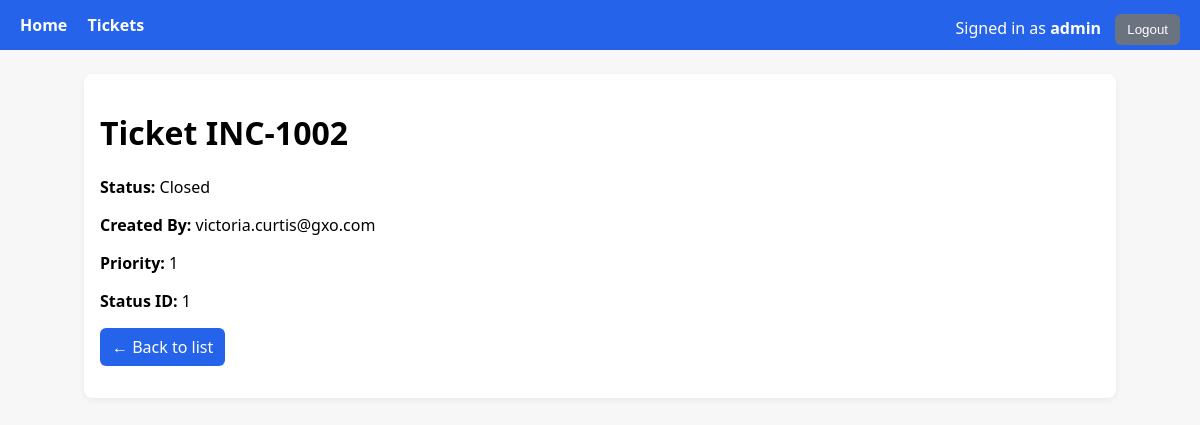
Page /INC-1002 (signed in) on the committed database.
### tables this page shows
CREATE TABLE users (
    id INTEGER PRIMARY KEY AUTOINCREMENT,
    username TEXT NOT NULL UNIQUE,
    password_hash TEXT NOT NULL,
    email TEXT UNIQUE,
    role_id INTEGER NOT NULL,
    created_at DATETIME DEFAULT CURRENT_TIMESTAMP,
    FOREIGN KEY (role_id) REFERENCES roles(id) ON UPDATE CASCADE ON DELETE RESTRICT
);

CREATE TABLE Tickets (
            Ticket      VARCHAR PRIMARY KEY,
            Status      VARCHAR,
            CreatedBy   VARCHAR,
            PriorityID  INTEGER,
            StatusID    VARCHAR
        , Description TEXT NULL);

### tickets/routes.py (the view)
@tickets_bp.get("/<ticket>")
@login_required
def detail(ticket):
    row = repo.get_ticket(ticket)
    if not row:
        return ("Not found", 404)
    return render_template("ticket_detail.html", row=row, user=get_current_user())

### auth/service.py (called while the page is built)
def get_current_user():
    user_id = session.get("user_id")
    if not user_id:
        return None
    sql = text("""
        SELECT id, username, email, role_id
        FROM users
        WHERE id = :id
        LIMIT 1
    """)
    with connect() as conn:
        row = conn.execute(sql, {"id": user_id}).mappings().first()
        if not row:
            return None
        return {
            "id": row["id"],
            "username": row["username"],
            "email": row["email"],
            "role_id": row["role_id"],
        }

### db.py (called while the page is built)
def get_engine():
    if _engine is None:
        raise RuntimeError("DB engine not initialised; call init_engine() first.")
    return _engine

@contextmanager
def connect():
    with get_engine().connect() as conn:
        yield conn

### tickets/repository.py (called while the page is built)
def get_ticket(ticket_id: str) -> Optional[Dict[str, Any]]:
    sql = text("""
        SELECT
            Ticket,
            Status,
            CreatedBy,
            PriorityID,
            StatusID,
            Description
        FROM Tickets
        WHERE Ticket = :t
    """)
    with connect() as conn:
        row = conn.execute(sql, {"t": ticket_id}).mappings().first()
        return dict(row) if row else None

### templates/ticket_detail.html (shortened to what this page needs)
{% extends "base.html" %}
{% block content %}
<h1>Ticket {{ row.Ticket }}</h1>
<p><strong>Status:</strong> {{ row.Status }}</p>
<p><strong>Created By:</strong> {{ row.CreatedBy }}</p>
<p><strong>Priority:</strong> {{ row.PriorityID }}</p>
<p><strong>Status ID:</strong> {{ row.StatusID }}</p>
<p>
  <a class="btn" href="{{ url_for('tickets.list') }}">← Back to list</a>
</p>
{% endblock %}

### templates/base.html (shortened to what this page needs)
<!doctype html>
<html>
<head>
</head>
<body>
<header>
  <nav>
    <a href="{{ url_for('home') }}">Home</a>
    <a href="{{ url_for('tickets.list') }}">Tickets</a>
    <span class="right">
      {% if session.get('user_id') %}
        <span style="margin-right:10px;">Signed in as <strong>{{ session.get('username') }}</strong></span>
        <form class="inline" method="post" action="{{ url_for('auth.logout') }}">
          <button class="btn secondary" type="submit">Logout</button>
        </form>
      {% else %}
        <a href="{{ url_for('auth.login_form') }}">Login</a>
        <a href="{{ url_for('auth.register_form') }}">Register</a>
      {% endif %}
    </span>
  </nav>
</header>
<main>
  {% block content %}{% endblock %}
</main>
</body>
</html>

### templates/base.html (style rules this page uses)
:root { --brand:#2563eb }
body { font-family: system-ui, Segoe UI, Roboto, Arial, sans-serif; margin:0; background:#f7f7f7; }
header { background: var(--brand); color:#fff; padding:14px 20px; }
header a { color:#fff; text-decoration:none; margin-right:16px; font-weight:600; }
main { max-width: 1000px; margin: 24px auto; padding: 16px; background:#fff; border-radius:8px; box-shadow:0 2px 6px rgba(0,0,0,.06); }
.btn { display:inline-block; background:#2563eb; color:#fff; padding:8px 12px; border-radius:6px; text-decoration:none; border:none; cursor:pointer; }
.btn.secondary { background:#6b7280; }
form.inline { display:inline; margin:0; }
.right { float:right; }

### rows in the picture
users: get "admin"
Tickets: Ticket "INC-1002", Status "Closed", CreatedBy "victoria.curtis@gxo.com", PriorityID "1", StatusID "1"
